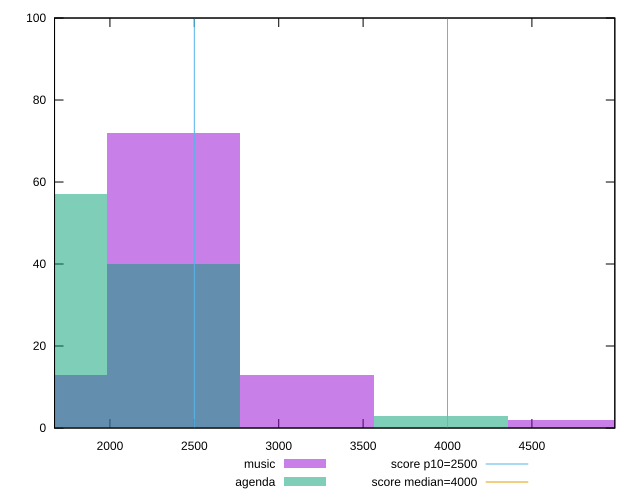

The gnuplot source for this figure:
reset

$music <<EOF
1584.648172988769 13
3169.296345977538 13
2376.9722594831533 72
4753.9445189663065 2
EOF

$agenda <<EOF
1584.648172988769 57
2376.9722594831533 40
3961.6204324719224 3
EOF

set key outside below
set boxwidth 792.3240864943845
set xrange [1671.75:4991.300000000001]
set yrange [0:100]
set trange [0:100]
set style fill transparent solid 0.5 noborder

set parametric
set terminal svg size 640, 500 enhanced background rgb 'white'
set output "reports/report_00032_2021-02-25T10-28-15.087Z/largest-contentful-paint/comparison/histogram/0_vs_1.svg"

plot $music title "music" with boxes, \
     $agenda title "agenda" with boxes, \
     2500,t title "score p10=2500", \
     4000,t title "score median=4000"

reset
